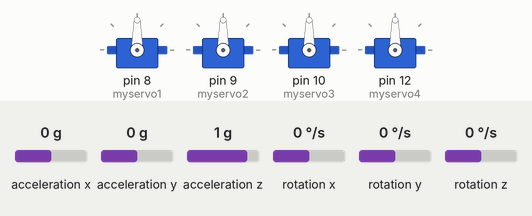
Simulated run of this sketch. Board: Arduino Uno, built with avr-gcc and run on an emulated ATmega328P. Parts: 4 × servo. The inputs (shaded band) are chosen by the test bench; at power-on: acceleration y 0 g, acceleration x 0 g, acceleration z 1 g, rotation x 0 °/s, rotation y 0 °/s, rotation z 0 °/s. What the sketch prints to the serial monitor is not drawn.

Above: at 5.2 s.
5.3 s: acceleration y set to 0.8 g
At 5.6 s:
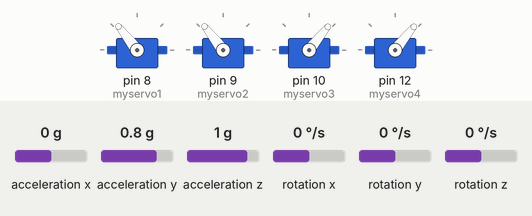
6.8 s: acceleration x set to -1.4 g
At 7.7 s:
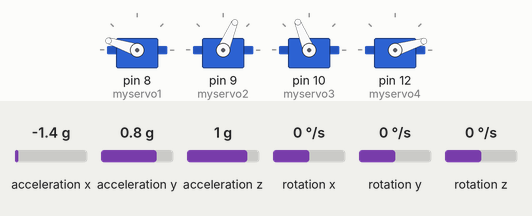
8.3 s: acceleration z set to -1.4 g
At 8.8 s:
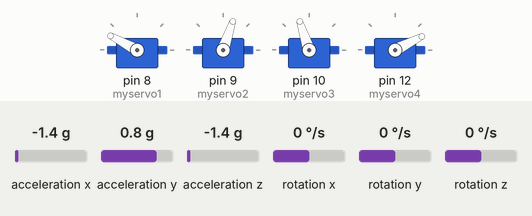
9.8 s: acceleration x set to 0 g
At 11.0 s:
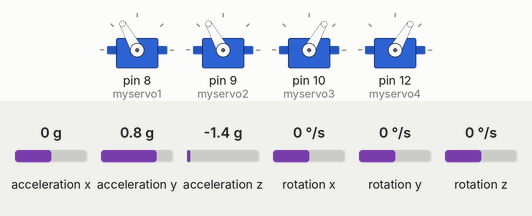
11.3 s: acceleration y set to -1.4 g
At 11.9 s:
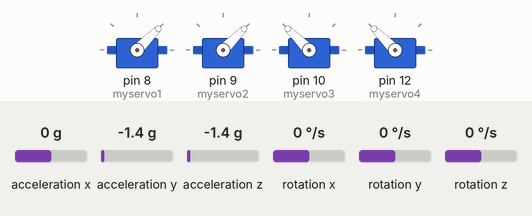
12.8 s: acceleration x set to -0.8 g
At 14.3 s:
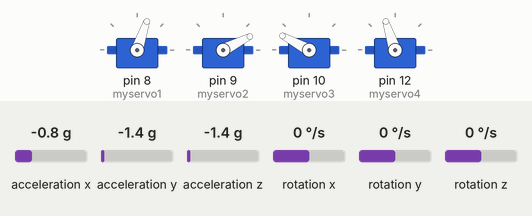
Timing chart, 0 to 15.3 s (numbered marks = the images above; inputs shaded):
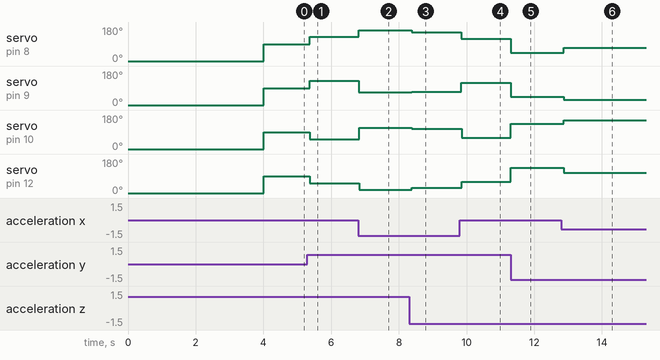

Measured:
- after the input at 5.3 s, servo on pin 8 (myservo1), servo on pin 9 (myservo2): 90° → 128° after 0.06 s; servo on pin 10 (myservo3), servo on pin 12 (myservo4): 90° → 51° after 0.06 s
- after the input at 6.8 s, servo on pin 8 (myservo1): 128° → 162° at once; servo on pin 9 (myservo2): 128° → 67° at once; servo on pin 10 (myservo3): 51° → 112° at once; servo on pin 12 (myservo4): 51° → 17° at once
- after the input at 8.3 s, servo on pin 8 (myservo1): 162° → 152° after 0.09 s; servo on pin 9 (myservo2): 67° → 71° after 0.09 s; servo on pin 10 (myservo3): 112° → 108° after 0.09 s; servo on pin 12 (myservo4): 17° → 27° after 0.09 s
- after the input at 9.8 s, servo on pin 8 (myservo1): 152° → 119° after 0.05 s; servo on pin 9 (myservo2): 71° → 119° after 0.05 s; servo on pin 10 (myservo3): 108° → 60° after 0.05 s; servo on pin 12 (myservo4): 27° → 60° after 0.05 s
- after the input at 11.3 s, servo on pin 8 (myservo1), servo on pin 9 (myservo2): 119° → 45° at once; servo on pin 10 (myservo3), servo on pin 12 (myservo4): 60° → 135° at once
- after the input at 12.8 s, servo on pin 8 (myservo1): 45° → 71° after 0.08 s; servo on pin 9 (myservo2): 45° → 27° after 0.08 s; servo on pin 10 (myservo3): 135° → 152° after 0.08 s; servo on pin 12 (myservo4): 135° → 108° after 0.08 s

The sketch:

suspens_1.ino
```cpp
#include "Wire.h"
#include <MPU6050_light.h>
#include <Servo.h>

Servo myservo1;
Servo myservo2;
Servo myservo3;
Servo myservo4;
MPU6050 mpu(Wire);

long timer = 0;

void setup() {
  Serial.begin(9600);
  Wire.begin();
  mpu.begin();
  delay(1000);
  mpu.calcGyroOffsets();
  myservo1.attach(8); // 앞왼
  myservo2.attach(9); // 앞오
  myservo3.attach(10); // 뒤왼
  myservo4.attach(12); // 뒤오

  myservo1.write(0);
  myservo2.write(0);
  myservo3.write(0);
  myservo4.write(0);

}

void loop() {
  mpu.update();

  if (millis() - timer > 100) { // print data every second
    //myservo1.write(constrain(mpu.getAngleX()+90, 0, 180));
    //myservo2.write(constrain(mpu.getAngleX()+90, 0, 180));
    //myservo3.write(constrain(-mpu.getAngleX()+90, 0, 180));
    //myservo4.write(constrain(-mpu.getAngleX()+90, 0, 180));

    Serial.print("\tx축: ");
    Serial.print(mpu.getAngleX());
    Serial.print(",");
    Serial.print("\ty축: ");
    Serial.println(mpu.getAngleY());

    myservo1.write(constrain(mpu.getAngleX()+mpu.getAngleY()+90, 0, 180));
    myservo2.write(constrain(mpu.getAngleX()-mpu.getAngleY()+90, 0, 180));
    myservo3.write(constrain(-mpu.getAngleX()+mpu.getAngleY()+90, 0, 180));
    myservo4.write(constrain(-mpu.getAngleX()-mpu.getAngleY()+90, 0, 180));
    Serial.print("Servo 4 Angle: ");
    Serial.println(myservo4.read());

    timer = millis();
  }
}
```
